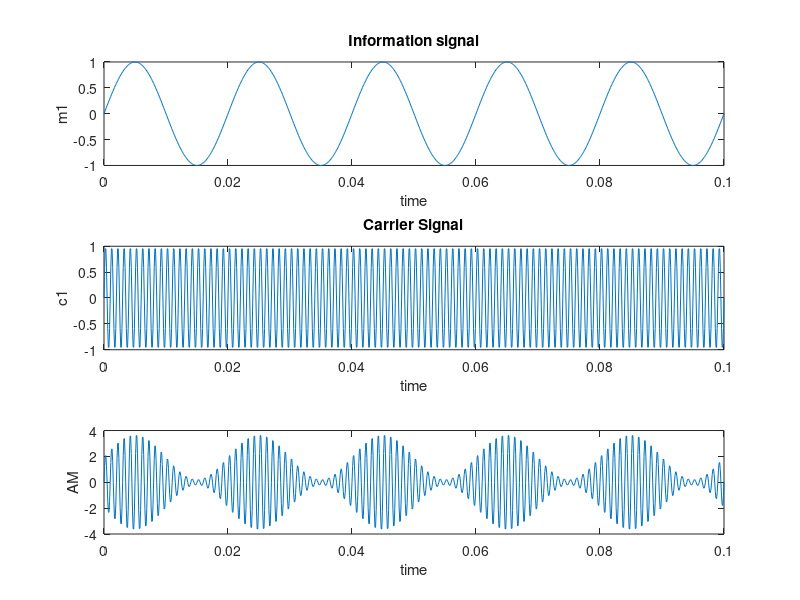

Write MATLAB code to recreate this figure.
close all;
clc;
% AM Wave
t=0:.0001:.1;
a=2;
fm=50;
fc=1000;
m=0.9;
m1=sin(2*pi*fm*t);
c1=sin(2*pi*fc*t);
am=a*(1+m*m1).*c1;
figure

% Message Signal
subplot(3,1,1)
plot(t,m1);
xlabel('time')
ylabel('m1');
title('Information signal');

% Carrier Signal
subplot(3,1,2)
plot(t,c1);
xlabel('time')
ylabel('c1');
title('Carrier Signal');

% AM Wave
subplot(3,1,3)
plot(t,am);
xlabel('time')
ylabel('AM');
